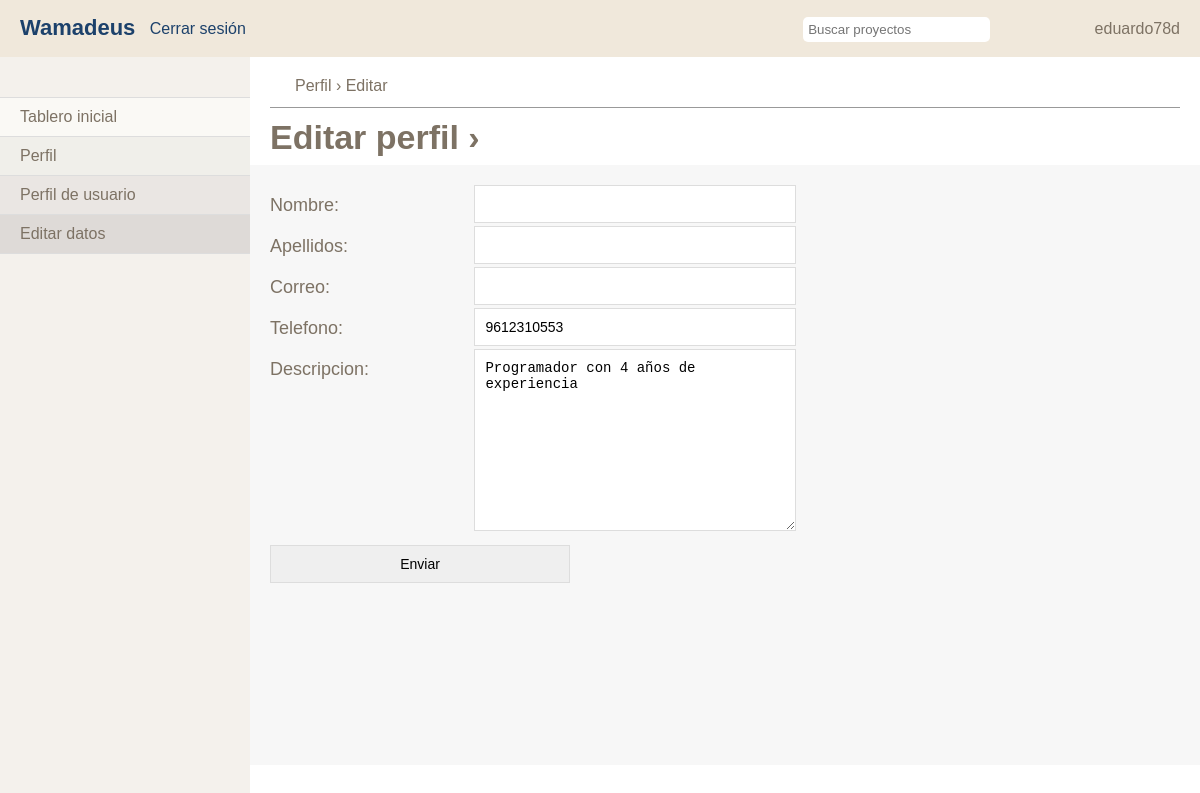
Page /usuario/perfil/editar (signed in) on the earlier database version.
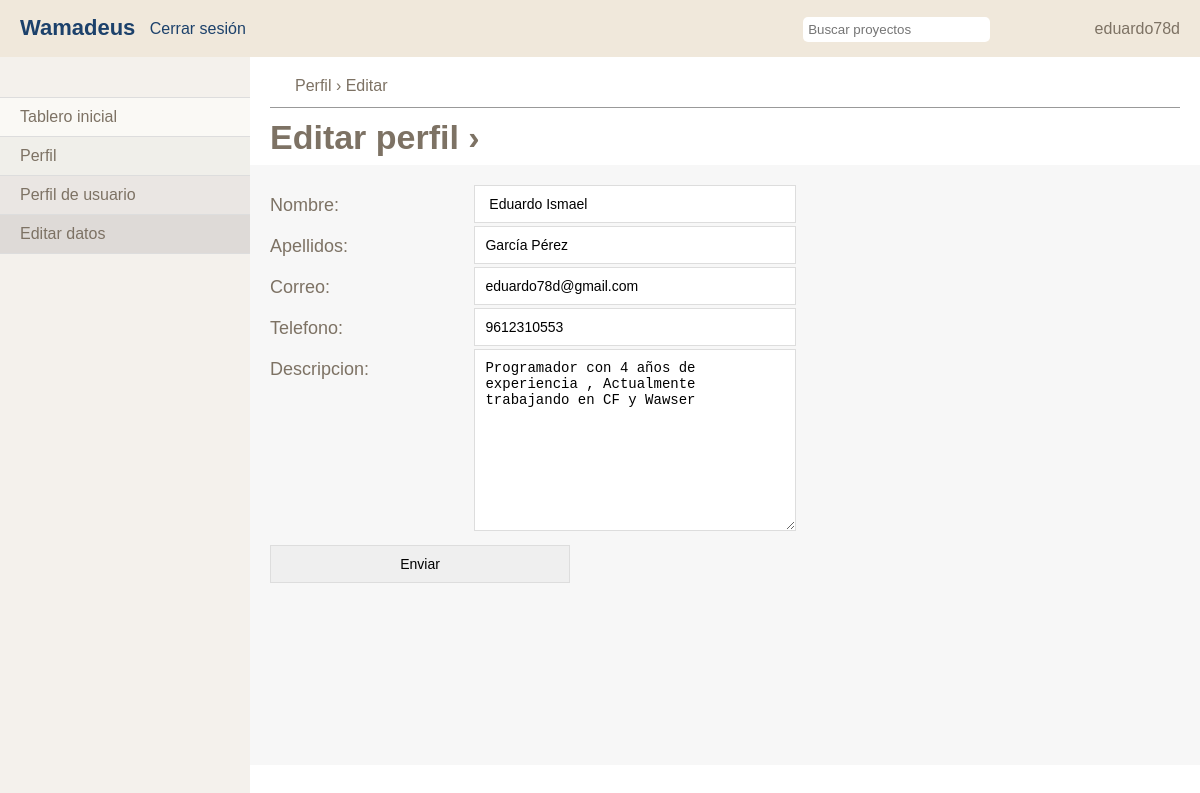
Same page on the later database version.
### apps/usuarios/models.py (models this page shows, shortened)
class Usuario(models.Model):
	usuario = models.OneToOneField(User)
	nombre = models.CharField(max_length=50)
	apellidos = models.CharField(max_length=50)
	telefono = models.IntegerField()
	correo = models.EmailField(max_length=50)
	imagen = models.ImageField(upload_to='profile_image')
	descripcion = models.TextField(max_length=300)
	status = models.BooleanField(default=False)

### apps/usuarios/views.py (the view)
# urls.py: url(r'perfil/editar$',editarPerfil,name='editarPerfil'),
def editarPerfil(request):
	username = None
	if request.user.is_authenticated():
		usuario = Usuario.objects.get(usuario=request.user)
		if request.method == 'POST':
			myform = FormularioUsuario(request.POST, instance=usuario)
			if myform.is_valid():
				myform.save()
				return redirect ('editarPerfil')
			else:
				return redirect ('editarPerfil')
		else:
			form = FormularioUsuario(instance=usuario)
			return render(request, 'usuario/editar.html', {'usuario': request.user.username, 'formulario':form})

### apps/usuarios/forms.py
class FormularioUsuario(ModelForm):
	class Meta:
		model = Usuario
		fields = ['nombre', 'apellidos', 'correo', 'telefono' ,'descripcion']

### templates/usuario/editar.html (shortened to what this page needs)
{% extends 'plantillas/cabezera.html'%}
{%block content%}
<nav id="menuizq">
		<ul>
			<li><a href="{% url 'home' %}">Tablero inicial</a></li>
      <li class="selected"><a href="{% url 'perfil' %}">Perfil</a></li>
      <li class="sub"><a href="{% url 'perfil' %}">Perfil de usuario</a></li>
      <li class="sub selected"><a href="{% url 'editarPerfil' %}">Editar datos</a></li>
		</ul>
	</nav>
	<div id="pag">
    <section id="content">
      <section id="header">
        <span id="home"></span>Perfil › Editar
        <div class="titulo">
          <h1>Editar perfil ›</h1>
        </div>
      </section>
      <section id="info">
        <section id="form">
          <ul>
            <form action="#" method="post">
              {{ formulario.as_p }}
              <li>
                <input type="submit" value="Enviar" />
              </li>
            </form>
          </ul>
        </section>
      </section>
    </section>
  </div>
{% endblock %}

### templates/plantillas/cabezera.html (shortened to what this page needs)
<!DOCTYPE HTML>
<html lang = "es">
<head>
	{% load staticfiles %}
	<link rel="stylesheet" type="text/css" href="{% static 'css/style.css' %}" />
</head>
<body>
	<header>
		<div id="hright">
			<form style="position:relative">
				<input type="text" placeholder="Buscar proyectos" class="busqProyectos" />
			</form>
			<span id="nombre"> {{ usuario }} </span>
		</div>
		<h3><a href=".">Wamadeus</a></h3>
		<a href="{% url 'logout' %}" class="logout">Cerrar sesión</a>
	</header>
	{% block content %} {% endblock %}
</body>
</html>

### static/css/style.css (style rules this page uses)
a, abbr, acronym, address, applet, article, aside, audio, b, blockquote, big, body, center, canvas, caption, cite, code, command, datalist, dd, del, details, dfn, dl, div, dt, em, embed, fieldset, figcaption, figure, font, footer, form, h1, h2, h3, h4, h5, h6, header, hgroup, html, i, iframe, img, ins, kbd, keygen, label, legend, li, meter, nav, object, ol, output, p, pre, progress, q, s, samp, section, small, span, source, strike, strong, sub, sup, table, tbody, tfoot, thead, th, tr, tdvideo, tt, u, ul, var { background: transparent; border: 0 none; font-size: 100%; margin: 0; padding: 0; border: 0; outline: 0; vertical-align: top; }
ol, ul { list-style: none; }
* { border:none; }
article, aside, audio, canvas, command, datalist, details, embed, figcaption, figure, footer, header, hgroup, keygen, meter, nav, output, progress, section, source, video, div { display: block; position:relative; }
body { font-family: Arial; color: #7d7264; }
a { color: #1c416b; text-decoration: none; }
h1 { font-size: 40px; }
header { position: fixed; top: 0; height: 17px; left: 0; right: 0; background: #f0e8db; padding: 20px; z-index: 99; }
header #hright { float: right; }
header form { display: inline-block; }
header h3 { color: #7d7264; font-size: 22px; margin: -5px 0; display: inline-block; }
header input { padding: 5px; margin: -10px 0; margin-right: 100px; border-radius: 5px; }
#menuizq { position: fixed; background: #f4f1ec; top: 57px; width: 250px; left: 0; bottom: 0; z-index: 99; }
#menuizq ul { margin-top: 40px; background: #faf9f5; border-bottom: 1px solid #ddd; margin-bottom: 20px; }
#menuizq ul li a, #menuizq #lChat li { color: #7d7264; display: inline-block; padding: 10px 20px; border-top: 1px solid #ddd; width: 210px; }
#menuizq ul li.selected a { background: #f0efea; }
#menuizq ul li.sub a { background: #eae6e3; }
#menuizq ul .sub.selected a { background: #dedad7; }
#pag { width: 100%; position: relative; }
#content { margin-top: 57px; padding: 20px; padding-left: 270px; }
#header #home { background: url(imgs/iconos.png) 0 -40px no-repeat; display: inline-block; width: 25px; height: 20px; margin-bottom: 10px; }
#header .titulo { border-top: 1px solid #999; }
#header .titulo h1 { padding-top: 10px; display: inline-block; font-size: 34px; padding-right: 20px; padding-bottom: 8px; }
#info { background: #f7f7f7; min-height: 500px; margin: 0 -20px; margin-bottom: -20px; padding: 20px; padding-bottom: 80px; position: relative; }
#form li { padding: 10px 0; }
#form label { display: inline-block; width: 200px; font-size: 18px; padding: 10px 0; }
#form input, #form textarea { padding: 10px; font-size: 14px; width: 300px; border: 1px solid #ddd; }
.logout { margin-left: 10px; }

Differences in the rows shown:
changed Usuario: nombre (not shown) → "Eduardo Ismael"; apellidos (not shown) → "García Pérez"; correo (not shown) → "eduardo78d@gmail.com"; descripcion "Programador con 4 años de experiencia" → "Programador con 4 años de experiencia , Actualmente trabajando en CF y Wawser"
